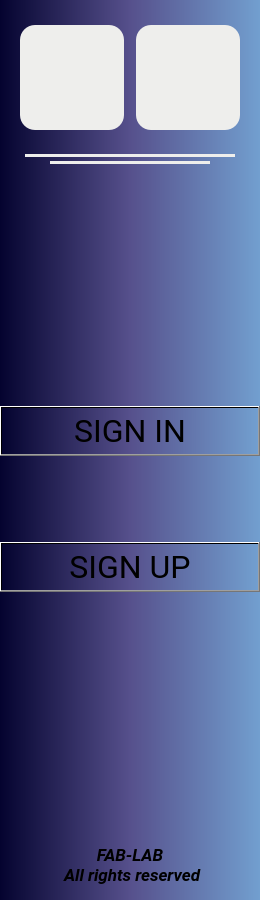
      <widget class="QWidget" name="Dashboard_signin">
       <property name="minimumSize">
        <size>
         <width>260</width>
         <height>900</height>
        </size>
       </property>
       <property name="maximumSize">
        <size>
         <width>350</width>
         <height>1080</height>
        </size>
       </property>
       <property name="styleSheet">
        <string notr="true">QWidget {
background-color: qlineargradient(spread: pad, x1:0, y1:0, x2:1, y2:0, stop:0 rgb(4, 3, 47), stop:0.5 rgb(86, 80, 140), stop:1 rgb(114, 159, 207))
}</string>
       </property>
       <layout class="QVBoxLayout" name="verticalLayout_3" stretch="170,20,820,70">
        <property name="spacing">
         <number>0</number>
        </property>
        <property name="sizeConstraint">
         <enum>QLayout::SetDefaultConstraint</enum>
        </property>
        <property name="leftMargin">
         <number>0</number>
        </property>
        <property name="topMargin">
         <number>0</number>
        </property>
        <property name="rightMargin">
         <number>0</number>
        </property>
        <property name="bottomMargin">
         <number>0</number>
        </property>
        <item>
         <widget class="QFrame" name="Signin_logo">
          <property name="minimumSize">
           <size>
            <width>260</width>
            <height>150</height>
           </size>
          </property>
          <property name="maximumSize">
           <size>
            <width>350</width>
            <height>170</height>
           </size>
          </property>
          <property name="styleSheet">
           <string notr="true"/>
          </property>
          <property name="frameShape">
           <enum>QFrame::NoFrame</enum>
          </property>
          <property name="frameShadow">
           <enum>QFrame::Plain</enum>
          </property>
          <property name="lineWidth">
           <number>0</number>
          </property>
          <layout class="QGridLayout" name="gridLayout_4" columnstretch="1,1">
           <property name="sizeConstraint">
            <enum>QLayout::SetDefaultConstraint</enum>
           </property>
           <property name="leftMargin">
            <number>20</number>
           </property>
           <property name="topMargin">
            <number>25</number>
           </property>
           <property name="rightMargin">
            <number>20</number>
           </property>
           <property name="bottomMargin">
            <number>20</number>
           </property>
           <property name="horizontalSpacing">
            <number>12</number>
           </property>
           <property name="verticalSpacing">
            <number>0</number>
           </property>
           <item row="0" column="0">
            <widget class="QLabel" name="Logo_fab">
             <property name="sizePolicy">
              <sizepolicy hsizetype="Preferred" vsizetype="Preferred">
               <horstretch>0</horstretch>
               <verstretch>0</verstretch>
              </sizepolicy>
             </property>
             <property name="minimumSize">
              <size>
               <width>50</width>
               <height>50</height>
              </size>
             </property>
             <property name="styleSheet">
              <string notr="true">background-color: rgb(238, 238, 236);
border-radius:  15px;</string>
             </property>
             <property name="text">
              <string/>
             </property>
             <property name="pixmap">
              <pixmap resource="resources/resources.qrc">:/logos/Fablab Logo-aftercut.png</pixmap>
             </property>
             <property name="scaledContents">
              <bool>true</bool>
             </property>
             <property name="alignment">
              <set>Qt::AlignCenter</set>
             </property>
            </widget>
           </item>
           <item row="0" column="1">
            <widget class="QLabel" name="Logo_BK">
             <property name="sizePolicy">
              <sizepolicy hsizetype="Preferred" vsizetype="Preferred">
               <horstretch>0</horstretch>
               <verstretch>0</verstretch>
              </sizepolicy>
             </property>
             <property name="minimumSize">
              <size>
               <width>50</width>
               <height>50</height>
              </size>
             </property>
             <property name="styleSheet">
              <string notr="true">background-color: rgb(238, 238, 236);
border-radius:  15px;</string>
             </property>
             <property name="frameShape">
              <enum>QFrame::NoFrame</enum>
             </property>
             <property name="text">
              <string/>
             </property>
             <property name="pixmap">
              <pixmap resource="resources/icon.qrc">:/logo/Logo BK.png</pixmap>
             </property>
             <property name="scaledContents">
              <bool>true</bool>
             </property>
             <property name="alignment">
              <set>Qt::AlignCenter</set>
             </property>
            </widget>
           </item>
          </layout>
         </widget>
        </item>
        <item>
         <widget class="QFrame" name="Signin_line">
          <property name="minimumSize">
           <size>
            <width>260</width>
            <height>20</height>
           </size>
          </property>
          <property name="maximumSize">
           <size>
            <width>350</width>
            <height>20</height>
           </size>
          </property>
          <property name="frameShape">
           <enum>QFrame::NoFrame</enum>
          </property>
          <property name="frameShadow">
           <enum>QFrame::Raised</enum>
          </property>
          <property name="lineWidth">
           <number>0</number>
          </property>
          <layout class="QGridLayout" name="gridLayout">
           <property name="leftMargin">
            <number>0</number>
           </property>
           <property name="topMargin">
            <number>0</number>
           </property>
           <property name="rightMargin">
            <number>0</number>
           </property>
           <property name="bottomMargin">
            <number>0</number>
           </property>
           <property name="spacing">
            <number>0</number>
           </property>
           <item row="0" column="0" alignment="Qt::AlignHCenter">
            <widget class="QFrame" name="Line">
             <property name="sizePolicy">
              <sizepolicy hsizetype="Preferred" vsizetype="Preferred">
               <horstretch>3</horstretch>
               <verstretch>0</verstretch>
              </sizepolicy>
             </property>
             <property name="minimumSize">
              <size>
               <width>210</width>
               <height>3</height>
              </size>
             </property>
             <property name="maximumSize">
              <size>
               <width>250</width>
               <height>3</height>
              </size>
             </property>
             <property name="sizeIncrement">
              <size>
               <width>0</width>
               <height>0</height>
              </size>
             </property>
             <property name="layoutDirection">
              <enum>Qt::LeftToRight</enum>
             </property>
             <property name="styleSheet">
              <string notr="true">background-color: rgb(238, 238, 236);</string>
             </property>
             <property name="frameShape">
              <enum>QFrame::NoFrame</enum>
             </property>
             <property name="frameShadow">
              <enum>QFrame::Raised</enum>
             </property>
            </widget>
           </item>
           <item row="1" column="0" alignment="Qt::AlignHCenter">
            <widget class="QFrame" name="Line_2">
             <property name="minimumSize">
              <size>
               <width>160</width>
               <height>3</height>
              </size>
             </property>
             <property name="maximumSize">
              <size>
               <width>200</width>
               <height>3</height>
              </size>
             </property>
             <property name="layoutDirection">
              <enum>Qt::LeftToRight</enum>
             </property>
             <property name="styleSheet">
              <string notr="true">background-color: rgb(238, 238, 236);</string>
             </property>
             <property name="frameShape">
              <enum>QFrame::NoFrame</enum>
             </property>
             <property name="frameShadow">
              <enum>QFrame::Raised</enum>
             </property>
            </widget>
           </item>
          </layout>
         </widget>
        </item>
        <item>
         <widget class="QFrame" name="Signin_btn">
          <property name="minimumSize">
           <size>
            <width>260</width>
            <height>660</height>
           </size>
          </property>
          <property name="maximumSize">
           <size>
            <width>350</width>
            <height>820</height>
           </size>
          </property>
          <property name="styleSheet">
           <string notr="true"/>
          </property>
          <property name="frameShape">
           <enum>QFrame::NoFrame</enum>
          </property>
          <property name="frameShadow">
           <enum>QFrame::Raised</enum>
          </property>
          <property name="lineWidth">
           <number>0</number>
          </property>
          <layout class="QVBoxLayout" name="verticalLayout_2" stretch="0,1">
           <property name="spacing">
            <number>0</number>
           </property>
           <property name="leftMargin">
            <number>0</number>
           </property>
           <property name="topMargin">
            <number>150</number>
           </property>
           <property name="rightMargin">
            <number>0</number>
           </property>
           <property name="bottomMargin">
            <number>150</number>
           </property>
           <item>
            <widget class="QPushButton" name="Signin_btn_signin">
             <property name="maximumSize">
              <size>
               <width>16777215</width>
               <height>50</height>
              </size>
             </property>
             <property name="font">
              <font>
               <family>Roboto</family>
               <pointsize>24</pointsize>
               <weight>50</weight>
               <bold>false</bold>
              </font>
             </property>
             <property name="focusPolicy">
              <enum>Qt::NoFocus</enum>
             </property>
             <property name="styleSheet">
              <string notr="true"/>
             </property>
             <property name="text">
              <string>SIGN IN</string>
             </property>
             <property name="iconSize">
              <size>
               <width>35</width>
               <height>35</height>
              </size>
             </property>
             <property name="autoRepeat">
              <bool>true</bool>
             </property>
             <property name="autoExclusive">
              <bool>false</bool>
             </property>
             <property name="autoRepeatDelay">
              <number>0</number>
             </property>
             <property name="autoRepeatInterval">
              <number>0</number>
             </property>
            </widget>
           </item>
           <item>
            <widget class="QPushButton" name="Signin_btn_signup">
             <property name="maximumSize">
              <size>
               <width>16777215</width>
               <height>50</height>
              </size>
             </property>
             <property name="font">
              <font>
               <family>Roboto</family>
               <pointsize>24</pointsize>
               <weight>50</weight>
               <bold>false</bold>
              </font>
             </property>
             <property name="focusPolicy">
              <enum>Qt::NoFocus</enum>
             </property>
             <property name="text">
              <string>SIGN UP</string>
             </property>
            </widget>
           </item>
          </layout>
          <zorder>Signin_btn_signup</zorder>
          <zorder>Signin_btn_signin</zorder>
         </widget>
        </item>
        <item alignment="Qt::AlignBottom">
         <widget class="QLabel" name="Signin_text">
          <property name="minimumSize">
           <size>
            <width>260</width>
            <height>70</height>
           </size>
          </property>
          <property name="maximumSize">
           <size>
            <width>350</width>
            <height>70</height>
           </size>
          </property>
          <property name="font">
           <font>
            <family>Roboto</family>
            <pointsize>13</pointsize>
            <weight>75</weight>
            <italic>true</italic>
            <bold>true</bold>
           </font>
          </property>
          <property name="layoutDirection">
           <enum>Qt::LeftToRight</enum>
          </property>
          <property name="styleSheet">
           <string notr="true"/>
          </property>
          <property name="text">
           <string>FAB-LAB 
 All rights reserved</string>
          </property>
          <property name="scaledContents">
           <bool>false</bool>
          </property>
          <property name="alignment">
           <set>Qt::AlignCenter</set>
          </property>
         </widget>
        </item>
       </layout>
      </widget>
